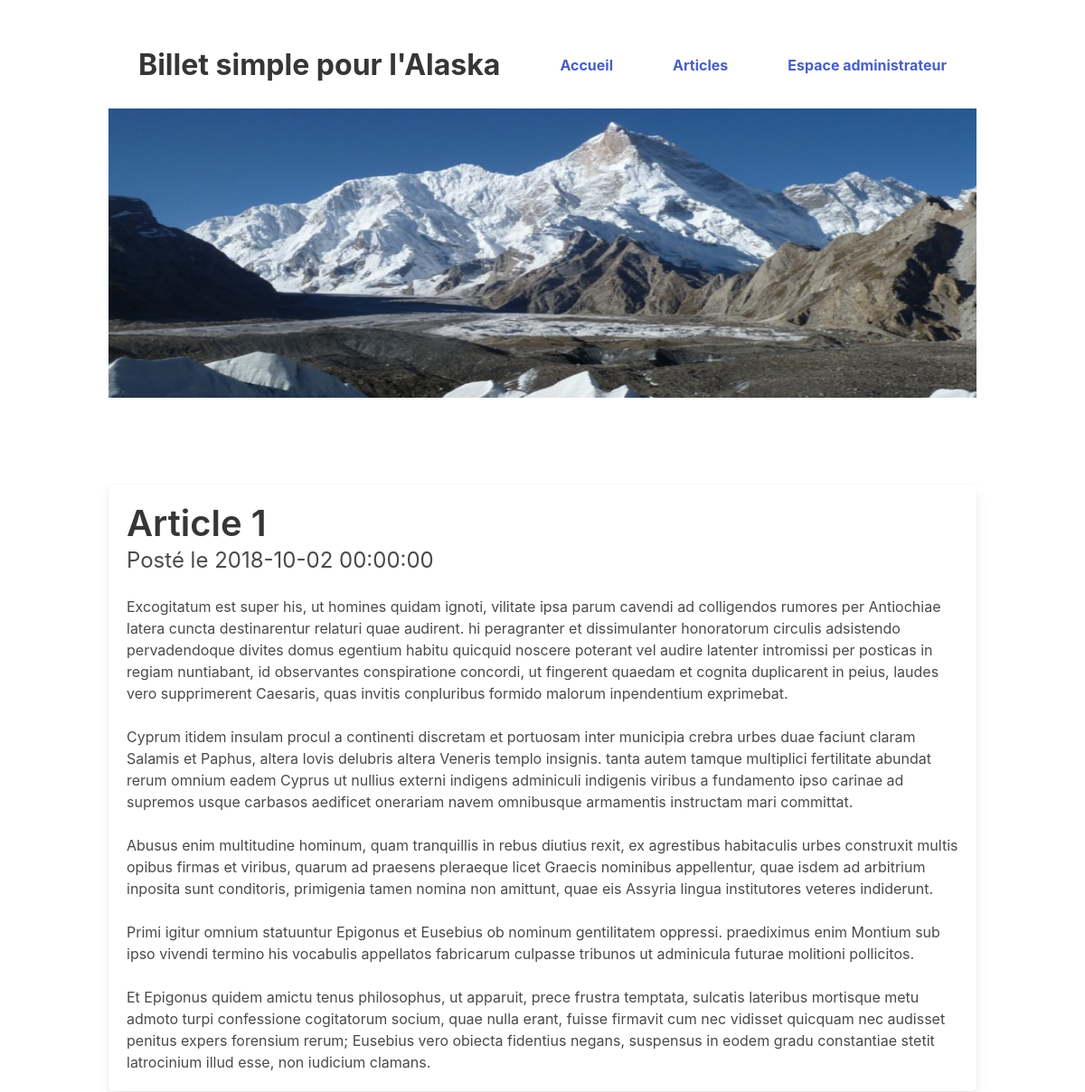
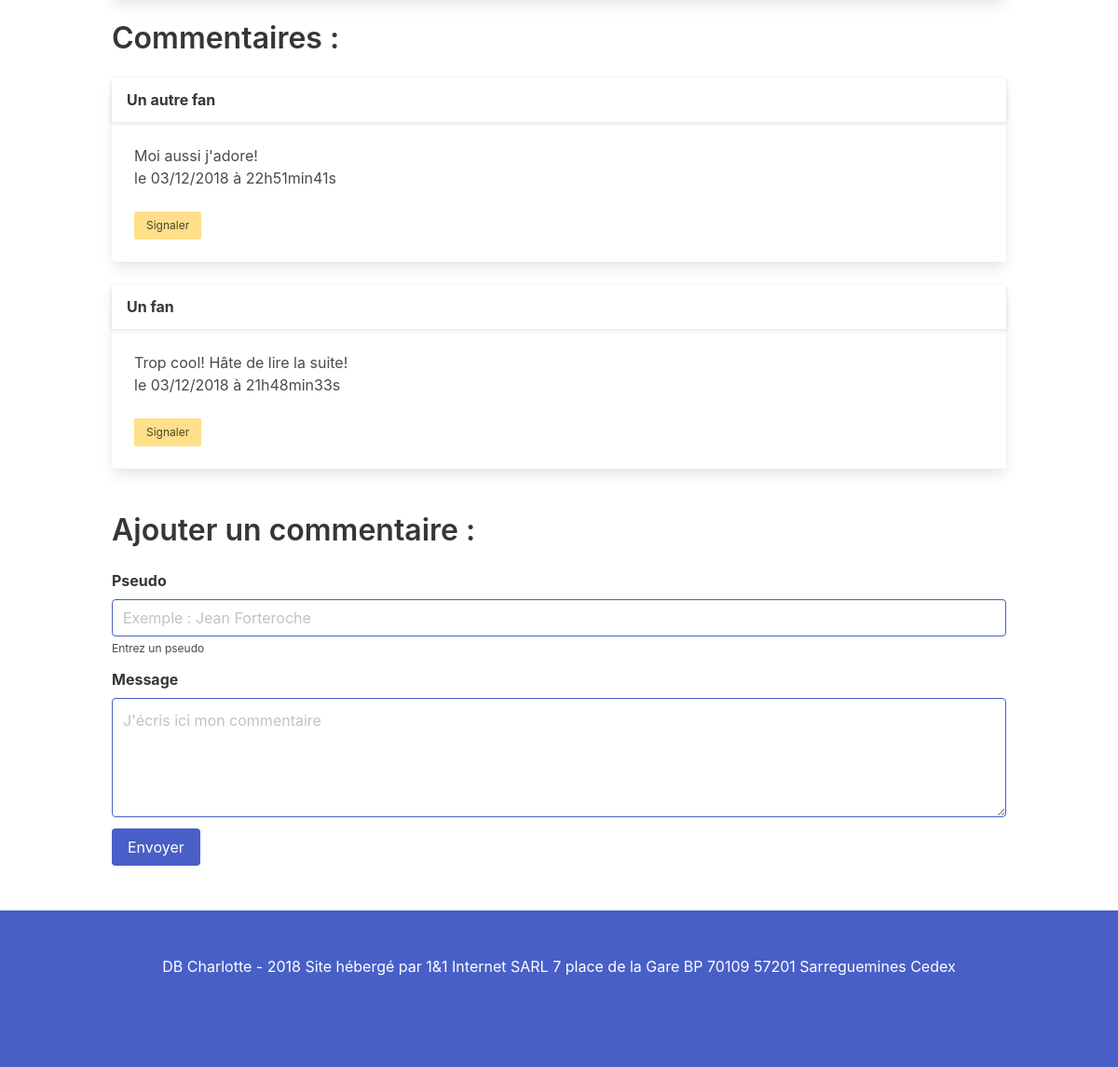
Screenshot of /index.php?action=article&id=1 with the database file from the repository (2 pictures, top to bottom).
### tables this page shows
CREATE TABLE IF NOT EXISTS `articles` (
  `id` int(11) NOT NULL AUTO_INCREMENT,
  `title` varchar(200) NOT NULL,
  `content` text NOT NULL,
  `date_create` datetime NOT NULL,
  PRIMARY KEY (`id`)
);

CREATE TABLE IF NOT EXISTS `comments` (
  `id` int(11) NOT NULL AUTO_INCREMENT,
  `articleid` int(11) NOT NULL,
  `author` varchar(30) NOT NULL,
  `content` text NOT NULL,
  `date_create` datetime NOT NULL,
  `warning` tinyint(1) NOT NULL,
  PRIMARY KEY (`id`)
);

### controller/Controller.php (called while the page is built, shortened)
<?php
require_once('./model/Model.php');
class Controller
{
    protected $modelArticle;
    function __construct()
    {
        $this->modelArticle = new Model();
    }
    public function getArticle($id)
    {
        $article = $this->modelArticle->getArticle($id);
        $article = $article->fetch();
        $comments = $this->getComments($id);
        require('./view/frontend/articleView.php');
    }
    public function getComments($id)
    {
        $comments = $this->modelArticle->getComments($_GET['id']);
        return $comments;
    }
}

### model/Connexion.php (called while the page is built, shortened)
<?php
class Connexion
{
    public function getDb(){
        try
        {
            $db = new PDO('mysql:host=localhost;dbname=bddblogecrivain', 'root', '');
            $db->setAttribute(PDO::ATTR_ERRMODE, PDO::ERRMODE_EXCEPTION);
            $this->db = $db;
            return $this->db;
        }
        catch(Exception $e)
        {
            die('Erreur : '.$e->getMessage());
        }
    }
}

### model/Model.php (called while the page is built, shortened)
<?php
require_once('Connexion.php');
class Model extends Connexion {
    protected $db;
    public function __construct(){
        $this->db = $this->getDb();
    }
    public function getArticle($id){
        $request = $this->db->prepare('SELECT * FROM articles WHERE id = :id');
        $request->bindValue(':id', (int) $id, PDO::PARAM_INT);
        $request->execute();
        return $request;
    }
    public function getComments($id) {
        $comments = $this->db->prepare('SELECT id, articleid, author, content, DATE_FORMAT(date_create, \'%d/%m/%Y à %Hh%imin%ss\') AS comment_date_fr FROM comments WHERE articleid = ? ORDER BY date_create DESC');
        $comments->execute(array($id));
        return $comments;
    }
}

### view/frontend/articleView.php (the view)
<?php include('./view/template/header.php'); ?>
<section class="section">
  <div class="container">
      <div class="tile is-vertical box">
        <h2 class="title is-2">
        <?= strip_tags($article['title'])?>
        </h2>
        <p class="subtitle is-4">Posté le <?= $article['date_create']; ?>
        <p><?= nl2br($article['content']); ?></p>
      </div>
      <div class="tile is-vertical">
          <h3 class="title is-3">Commentaires : </h3>
          <?php
          while ($comment = $comments->fetch()){
          ?>
          <div class="card">
            <header class="card-header">
              <p class="card-header-title">
                <strong><?= strip_tags($comment['author']) ?></strong>
              </p>
            </header>
            <div class="card-content">
              <div class="content">
                <?= nl2br(strip_tags($comment['content'])); ?>
                <br>
                le <?= $comment['comment_date_fr'] ?>
              </div>
              <form action="index.php?action=warningComment&amp;id=<?= $comment['id']; ?>" method="post"">
                <input class="button is-warning is-small" type="submit" value="Signaler">
              </form>
            </div>
          </div><br/>
          <?php
          }
          ?>
      </div>
      <br/>
      <div class="tile is-vertical">
        <h3 class="title is-3">Ajouter un commentaire : </h3>
        <form action="index.php?action=addComment&amp;id=<?= $article['id']; ?>" method ="post">
            <div class="field">
              <label for="author" class="label">Pseudo</label>
              <div class="control">
                <input class="input is-link" name="author" type="text" placeholder="Exemple : Jean Forteroche">
              </div>
                <p class="help">Entrez un pseudo</p>
            </div>
            <div class="field">
              <label class="label" for="content">Message</label>
              <div class="control">
                <textarea class="textarea is-link" name="content" placeholder="J'écris ici mon commentaire"></textarea>
              </div>
            </div>
            <p><button class="button is-link" type="submit">Envoyer</button></p>
          </form>
      </div>
  </div>
</section>
<?php include('./view/template/footer.php'); ?>

### rows the page displays
articles: title "Article 1", date_create "2018-10-02 00:00:00", content "Excogitatum est super his, ut homines quidam ignoti, vilitate ipsa parum cavendi ad colligendos rumores per Antiochiae latera cuncta destinarentur relaturi quae audirent. hi peragranter et dissimulanter honoratorum circulis adsistendo pervadendoque divites domus egentium habitu quicquid noscere poterant vel audire latenter intromissi per posticas in regiam nuntiabant, id observantes conspiratione concordi, ut fingerent quaedam et cognita duplicarent in peius, laudes vero supprimerent Caesaris, quas invitis conpluribus formido malorum inpendentium exprimebat. Cyprum itidem insulam procul a continenti discretam et portuosam inter municipia crebra urbes duae faciunt claram Salamis et Paphus,…"
comments: author "Un autre fan", content "Moi aussi j'adore!", comment_date_fr "03/12/2018 à 22h51min41s"
comments: author "Un fan", content "Trop cool! Hâte de lire la suite!", comment_date_fr "03/12/2018 à 21h48min33s"
